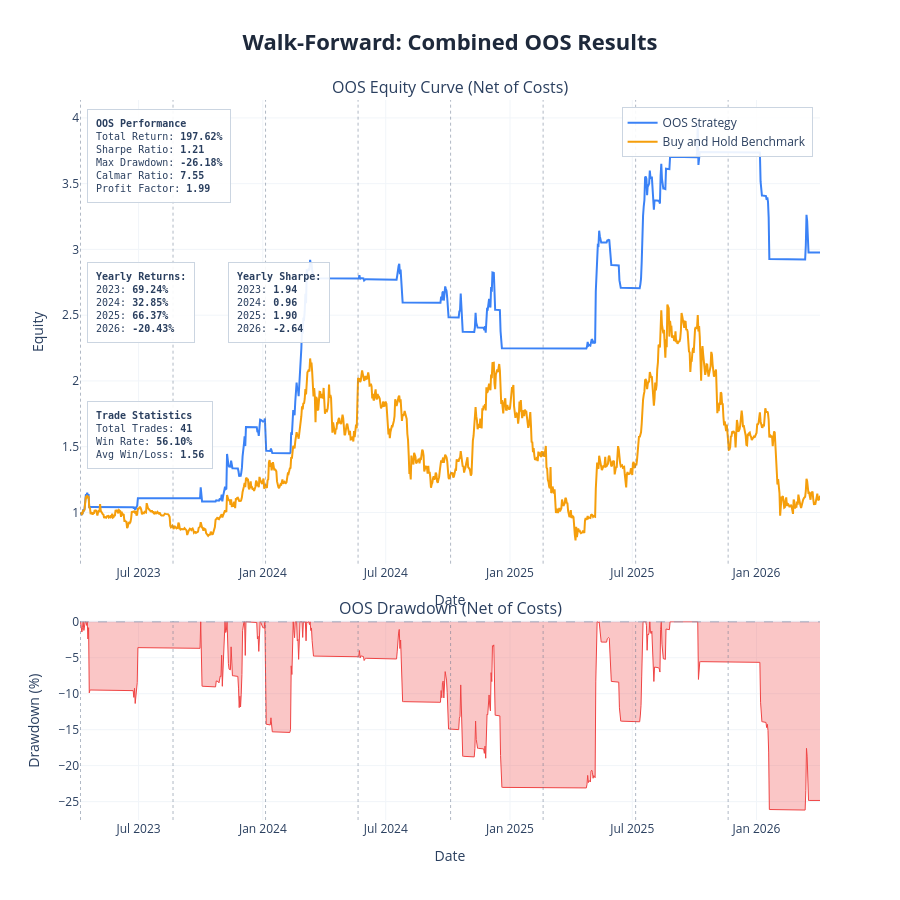

The code cell stored with this chart in its notebook:
### Markdown cell above
---
## Results Charts and Cost Stress Test

| Parameter | Description | Default |
|---|---|---|
| `show_fold_perf` | IS vs OOS bars for return, Sharpe, drawdown per fold | `False` |
| `show_param_evol` | Parameter evolution across folds with ±1 std bands | `False` |
| `show_oos_equity` | Combined OOS equity curve + drawdown with fold boundaries | `True` |
| `show_trades` | Overlay entry/exit markers on OOS equity chart | `False` |
| `benchmark_data` | DataFrame with `Close` column for buy & hold comparison | `None` |
| `save_html_dir` | Directory path to save charts as HTML files, or `None` | `None` |

**Cost Stress Test:** re-run the combined OOS backtest at 1×, 1.5×, 2×, 3× the base cost. Fragile strategies collapse; robust ones degrade gradually.

### Code cell
plot_walk_forward_results(
    results          = results,
    param_defs       = PARAM_DEFS,
    fixed_params     = FIXED_PARAMS,
    benchmark_data   = df,
    show             = True,
    save_html_dir    = None,
    show_fold_perf   = False,   # IS vs OOS bars by fold
    show_param_evol  = False,   # parameter evolution across folds
    show_oos_equity  = True,   # combined OOS equity curve
    show_trades      = False,  # trade markers on OOS equity chart
)

# ── transaction cost stress test ──────────────────────────────────────────

if results['oos_combined_df'] is not None:
    cost_df = cost_stress_test(
        oos_combined_df  = results['oos_combined_df'],
        cost_multipliers = (1.0, 1.5, 2.0, 3.0),
        base_cost        = COST,
    )
else:
    print('No combined OOS dataframe — skip cost stress test')

### Figure 1 — Plotly figure (JSON) as saved in the notebook; plotly's stock layout.template omitted (floating-point values rounded to 4 significant figures; data arrays with more than 128 entries replaced by an {"elided": "..."} marker saying what was removed)
{"data": [{"hovertemplate": "<b>OOS Strategy</b><br>Date: %{x}<br>Equity: %{y:.4f}<extra></extra>", "line": {"color": "#3b82f6", "width": 2}, "mode": "lines", "name": "OOS Strategy", "type": "scatter", "x": {"elided": "1096 str values"}, "xaxis": "x", "y": {"elided": "1096 float values"}, "yaxis": "y"}, {"hovertemplate": "<b>Buy and Hold Benchmark</b><br>Date: %{x}<br>Equity: %{y:.4f}<extra></extra>", "line": {"color": "#f59e0b", "width": 2}, "mode": "lines", "name": "Buy and Hold Benchmark", "type": "scatter", "x": {"elided": "1096 str values"}, "xaxis": "x", "y": {"elided": "1096 float values"}, "yaxis": "y"}, {"fill": "tozeroy", "fillcolor": "rgba(239, 68, 68, 0.3)", "hovertemplate": "<b>Drawdown</b><br>Date: %{x}<br>%{y:.2f}%<extra></extra>", "line": {"color": "#ef4444", "width": 1}, "mode": "lines", "name": "Drawdown", "showlegend": false, "type": "scatter", "x": {"elided": "1096 str values"}, "xaxis": "x2", "y": {"elided": "1096 float values"}, "yaxis": "y2"}], "layout": {"annotations": [{"font": {"size": 16}, "showarrow": false, "text": "OOS Equity Curve (Net of Costs)", "x": 0.5, "xanchor": "center", "xref": "paper", "y": 1, "yanchor": "bottom", "yref": "paper"}, {"font": {"size": 16}, "showarrow": false, "text": "OOS Drawdown (Net of Costs)", "x": 0.5, "xanchor": "center", "xref": "paper", "y": 0.276, "yanchor": "bottom", "yref": "paper"}, {"align": "left", "bgcolor": "rgba(255, 255, 255, 0.9)", "bordercolor": "#cbd5e1", "borderpad": 8, "borderwidth": 1, "font": {"family": "monospace", "size": 10}, "showarrow": false, "text": "<b>OOS Performance</b><br>Total Return: <b>197.62%</b><br>Sharpe Ratio: <b>1.21</b><br>Max Drawdown: <b>-26.18%</b><br>Calmar Ratio: <b>7.55</b><br>Profit Factor: <b>1.99</b>", "x": 0.01, "xanchor": "left", "xref": "x domain", "y": 0.98, "yanchor": "top", "yref": "y domain"}, {"align": "left", "bgcolor": "rgba(255, 255, 255, 0.9)", "bordercolor": "#cbd5e1", "borderpad": 8, "borderwidth": 1, "font": {"family": "monospace", "size": 10}, "showarrow": false, "text": "<b>Yearly Returns:</b><br>2023: <b>69.24%</b><br>2024: <b>32.85%</b><br>2025: <b>66.37%</b><br>2026: <b>-20.43%</b><br>", "x": 0.01, "xanchor": "left", "xref": "x domain", "y": 0.65, "yanchor": "top", "yref": "y domain"}, {"align": "left", "bgcolor": "rgba(255, 255, 255, 0.9)", "bordercolor": "#cbd5e1", "borderpad": 8, "borderwidth": 1, "font": {"family": "monospace", "size": 10}, "showarrow": false, "text": "<b>Yearly Sharpe:</b><br>2023: <b>1.94</b><br>2024: <b>0.96</b><br>2025: <b>1.90</b><br>2026: <b>-2.64</b><br>", "x": 0.2, "xanchor": "left", "xref": "x domain", "y": 0.65, "yanchor": "top", "yref": "y domain"}, {"align": "left", "bgcolor": "rgba(255, 255, 255, 0.9)", "bordercolor": "#cbd5e1", "borderpad": 8, "borderwidth": 1, "font": {"family": "monospace", "size": 10}, "showarrow": false, "text": "<b>Trade Statistics</b><br>Total Trades: <b>41</b><br>Win Rate: <b>56.10%</b><br>Avg Win/Loss: <b>1.56</b>", "x": 0.01, "xanchor": "left", "xref": "x domain", "y": 0.35, "yanchor": "top", "yref": "y domain"}], "height": 900, "hovermode": "x unified", "legend": {"bgcolor": "rgba(255, 255, 255, 0.9)", "bordercolor": "#cbd5e1", "borderwidth": 1, "x": 0.99, "xanchor": "right", "y": 0.99, "yanchor": "top"}, "shapes": [{"line": {"color": "#94a3b8", "dash": "dash", "width": 1}, "type": "line", "x0": 0, "x1": 1, "xref": "x2 domain", "y0": 0, "y1": 0, "yref": "y2"}, {"line": {"color": "rgba(100,116,139,0.5)", "dash": "dot", "width": 1}, "type": "line", "x0": "2023-04-06 00:00:00", "x1": "2023-04-06 00:00:00", "xref": "x", "y0": 0, "y1": 1, "yref": "y domain"}, {"line": {"color": "rgba(100,116,139,0.5)", "dash": "dot", "width": 1}, "type": "line", "x0": "2023-04-06 00:00:00", "x1": "2023-04-06 00:00:00", "xref": "x2", "y0": 0, "y1": 1, "yref": "y2 domain"}, {"line": {"color": "rgba(100,116,139,0.5)", "dash": "dot", "width": 1}, "type": "line", "x0": "2023-08-21 00:00:00", "x1": "2023-08-21 00:00:00", "xref": "x", "y0": 0, "y1": 1, "yref": "y domain"}, {"line": {"color": "rgba(100,116,139,0.5)", "dash": "dot", "width": 1}, "type": "line", "x0": "2023-08-21 00:00:00", "x1": "2023-08-21 00:00:00", "xref": "x2", "y0": 0, "y1": 1, "yref": "y2 domain"}, {"line": {"color": "rgba(100,116,139,0.5)", "dash": "dot", "width": 1}, "type": "line", "x0": "2024-01-05 00:00:00", "x1": "2024-01-05 00:00:00", "xref": "x", "y0": 0, "y1": 1, "yref": "y domain"}, {"line": {"color": "rgba(100,116,139,0.5)", "dash": "dot", "width": 1}, "type": "line", "x0": "2024-01-05 00:00:00", "x1": "2024-01-05 00:00:00", "xref": "x2", "y0": 0, "y1": 1, "yref": "y2 domain"}, {"line": {"color": "rgba(100,116,139,0.5)", "dash": "dot", "width": 1}, "type": "line", "x0": "2024-05-21 00:00:00", "x1": "2024-05-21 00:00:00", "xref": "x", "y0": 0, "y1": 1, "yref": "y domain"}, {"line": {"color": "rgba(100,116,139,0.5)", "dash": "dot", "width": 1}, "type": "line", "x0": "2024-05-21 00:00:00", "x1": "2024-05-21 00:00:00", "xref": "x2", "y0": 0, "y1": 1, "yref": "y2 domain"}, {"line": {"color": "rgba(100,116,139,0.5)", "dash": "dot", "width": 1}, "type": "line", "x0": "2024-10-05 00:00:00", "x1": "2024-10-05 00:00:00", "xref": "x", "y0": 0, "y1": 1, "yref": "y domain"}, {"line": {"color": "rgba(100,116,139,0.5)", "dash": "dot", "width": 1}, "type": "line", "x0": "2024-10-05 00:00:00", "x1": "2024-10-05 00:00:00", "xref": "x2", "y0": 0, "y1": 1, "yref": "y2 domain"}, {"line": {"color": "rgba(100,116,139,0.5)", "dash": "dot", "width": 1}, "type": "line", "x0": "2025-02-19 00:00:00", "x1": "2025-02-19 00:00:00", "xref": "x", "y0": 0, "y1": 1, "yref": "y domain"}, {"line": {"color": "rgba(100,116,139,0.5)", "dash": "dot", "width": 1}, "type": "line", "x0": "2025-02-19 00:00:00", "x1": "2025-02-19 00:00:00", "xref": "x2", "y0": 0, "y1": 1, "yref": "y2 domain"}, {"line": {"color": "rgba(100,116,139,0.5)", "dash": "dot", "width": 1}, "type": "line", "x0": "2025-07-06 00:00:00", "x1": "2025-07-06 00:00:00", "xref": "x", "y0": 0, "y1": 1, "yref": "y domain"}, {"line": {"color": "rgba(100,116,139,0.5)", "dash": "dot", "width": 1}, "type": "line", "x0": "2025-07-06 00:00:00", "x1": "2025-07-06 00:00:00", "xref": "x2", "y0": 0, "y1": 1, "yref": "y2 domain"}, {"line": {"color": "rgba(100,116,139,0.5)", "dash": "dot", "width": 1}, "type": "line", "x0": "2025-11-20 00:00:00", "x1": "2025-11-20 00:00:00", "xref": "x", "y0": 0, "y1": 1, "yref": "y domain"}, {"line": {"color": "rgba(100,116,139,0.5)", "dash": "dot", "width": 1}, "type": "line", "x0": "2025-11-20 00:00:00", "x1": "2025-11-20 00:00:00", "xref": "x2", "y0": 0, "y1": 1, "yref": "y2 domain"}], "showlegend": true, "title": {"font": {"color": "#1E293B", "size": 22}, "text": "<b>Walk-Forward: Combined OOS Results</b>", "x": 0.5, "xanchor": "center"}, "xaxis": {"anchor": "y", "domain": [0, 1], "gridcolor": "#f1f5f9", "gridwidth": 1, "showgrid": true, "title": {"text": "Date"}}, "xaxis2": {"anchor": "y2", "domain": [0, 1], "gridcolor": "#f1f5f9", "gridwidth": 1, "showgrid": true, "title": {"text": "Date"}}, "yaxis": {"anchor": "x", "domain": [0.356, 1], "gridcolor": "#f1f5f9", "gridwidth": 1, "showgrid": true, "title": {"text": "Equity"}}, "yaxis2": {"anchor": "x2", "domain": [0, 0.276], "gridcolor": "#f1f5f9", "gridwidth": 1, "showgrid": true, "title": {"text": "Drawdown (%)"}}}}
